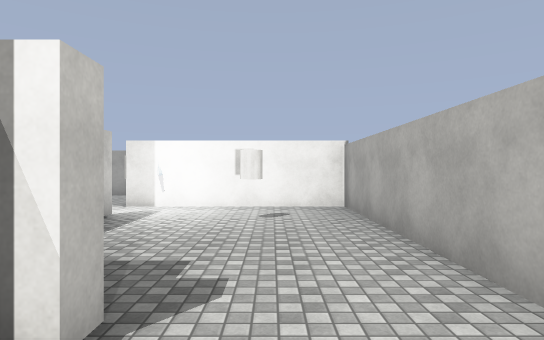
[1] (above)

13 first-person views from a walk through a scene from a Unity 3-D project. The camera is 1.5 m above the floor, looks level and sees 75° across. The floor is counted in squares, 2 m on a side. Each view is taken from the middle of a square. On the plan, view 1 faces up. The plan holds only what a view shows up to about 11 squares ahead; the rest is blank. The place goes on beyond the plan. The player character is not drawn. Door leaves are left out, so doorways stand open. Surface patterns are stand-ins for the level's own textures.

[2]
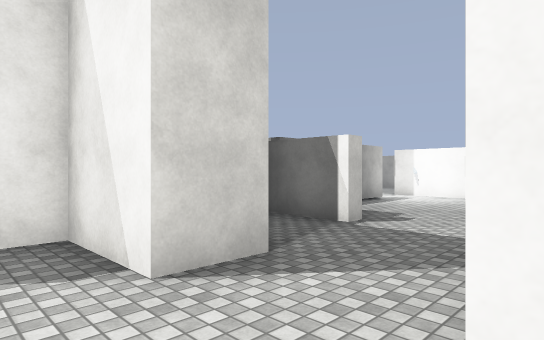

[3]
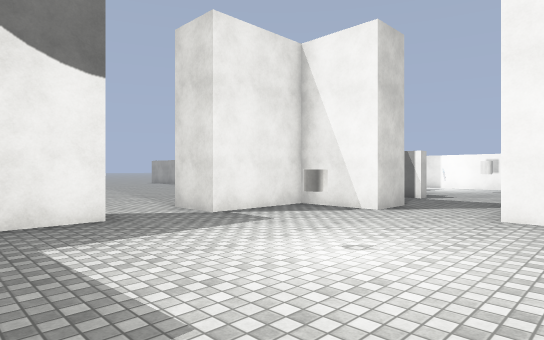

[4]
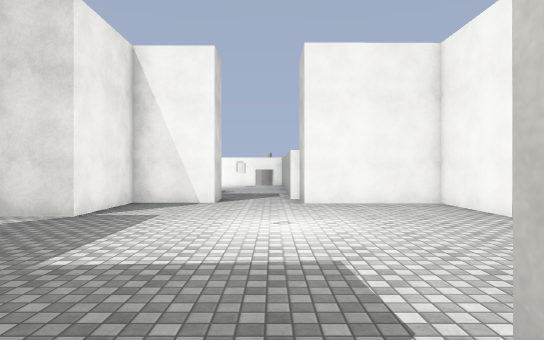

[5]
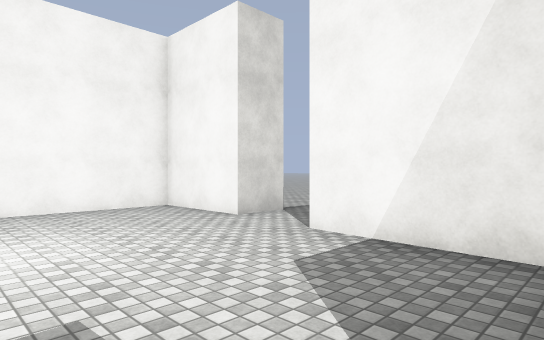

[6]
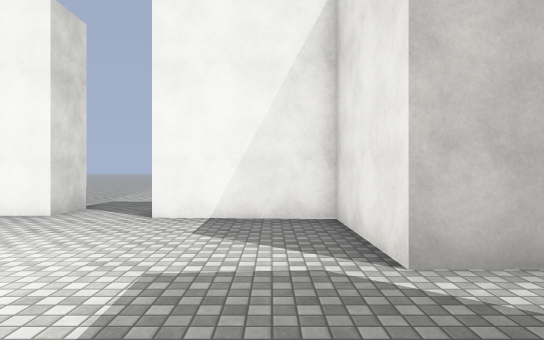

[7]
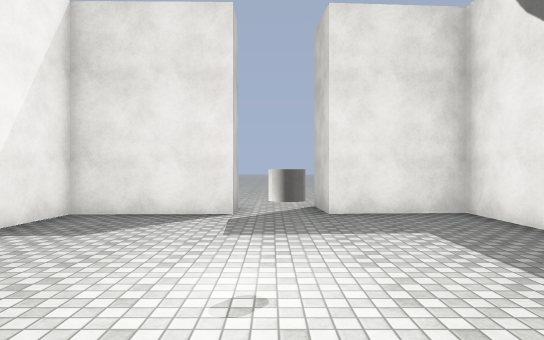

[8]
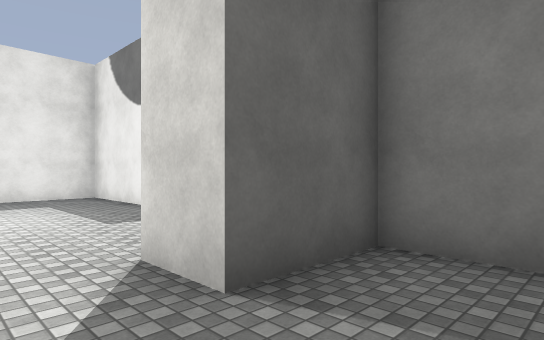

[9]
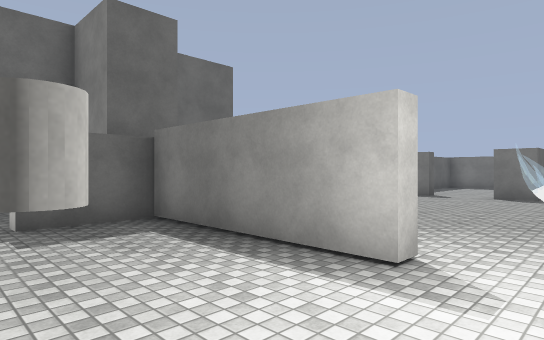

[10]
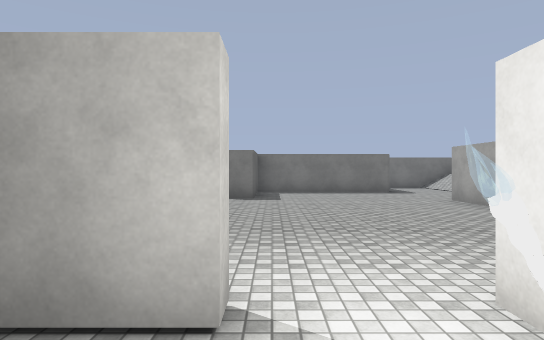

[11]
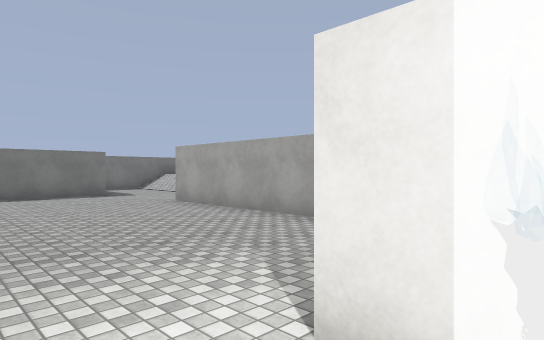

[12]
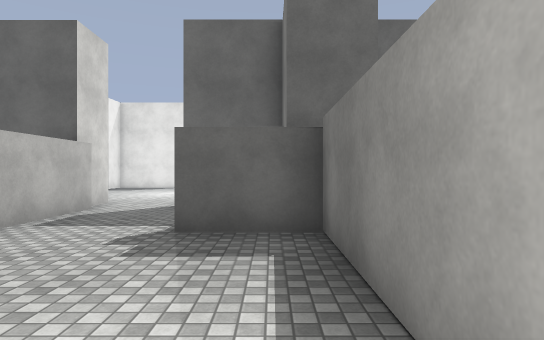

[13]
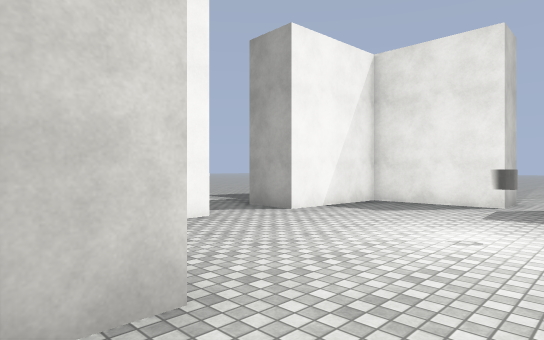

### Floor plan
Points are (right, up) in squares from view 1. A wall is a line through its corners. A room is listed if a view was taken in it or the views show most of it. See-through windows are left out.
Room 1 (views 1, 2, 3, 4, 5, 6, 7, 13)
walls: (-2.4, -6) (-2.4, -9.1) (0, -9) (0.1, -10.3); (6, -4.3) (4.7, -4.3) (4.8, -2) (1.7, -2.1) (1.7, -0.7); (1.8, -10.2) (1.8, -9) (4.4, -9) (4.6, -6.1) (5.9, -6.2); (-2.2, 0.6) (-2.2, -0.7) (-0.3, -0.7) (-0.3, -1.9) (-2.2, -1.9) (-2.2, -4.3) (-3.5, -4.3); (-0.8, 1.4) (-2.5, 1.4)
ways out: opening at (-3, -5.5) to room 2; opening at (0.5, 0.5) to room 2; opening at (1, -9.5) to room 2; opening at (5.5, -5.5) to room 2; open door at (0.5, 2) to room 2
Room 2 (views 8, 9, 10, 11, 12)
walls: (-2.6, 5.8) (-2.6, 1.8) (-0.8, 1.8); (0.9, 7.3) (-3, 7.3)
ways out: opening at (-3, -5.5) to room 1; opening at (0.5, 0.5) to room 1; opening at (1, -9.5) to room 1; opening at (5.5, -5.5) to room 1; open door at (0.5, 2) to room 1; opening at (-11.5, 10); open door at (-3, 6.5)
objects: torch (-2, 7)

Positions as (right, up) in squares from view 1, and headings:
1: (0, 0), facing up
2: (2, -3), facing up-left
3: (3, -8), facing up-left
4: (1, -10), facing up
5: (1, -9), facing up-right
6: (-1, -8), facing right
7: (1, -3), facing down
8: (1, 1), facing down-left
9: (0, 7), facing down-left
10: (-1, 6), facing left
11: (-2, 6), facing up-left
12: (-2, 6), facing down
13: (0, -1), facing down-right
